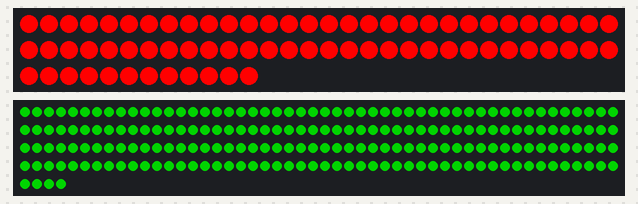
A sketch run on a simulated ESP32. On the bench: 72 RGB LEDs in strip order, left to right, continuing on the next row, 204 RGB LEDs in strip order, left to right, continuing on the next row. Dim RGB values are drawn brighter than linear.

Above: at 0.1 s.

The sketch:

topBottomConstant.ino
```cpp
#include <FastLED.h>

// DOUBLE-STRIP config
#define D_STRIP_NUM_LEDS 72
#define D_STRIP_DATA_PIN 25

// BOTTOM-STRIP config
#define B_STRIP_NUM_LEDS 204
#define B_STRIP_DATA_PIN 26

// STATE vars
CRGB dStripLeds[D_STRIP_NUM_LEDS];
CRGB bStripLeds[B_STRIP_NUM_LEDS];

void setup() {
  // D-STRIP
  FastLED.addLeds<WS2812B, D_STRIP_DATA_PIN, GRB>(dStripLeds, D_STRIP_NUM_LEDS)
  .setDither(true)
  .setCorrection(TypicalLEDStrip);

  // B-STRIP
  FastLED.addLeds<WS2812B, B_STRIP_DATA_PIN, GRB>(bStripLeds, B_STRIP_NUM_LEDS)
  .setDither(true)
  .setCorrection(TypicalLEDStrip);
  FastLED.clear();
  FastLED.setBrightness(255);
}

void loop() {
  for(int i = 0; i < D_STRIP_NUM_LEDS; i++) {
    dStripLeds[i] = CRGB::Red;
  }
  for(int i = 0; i < B_STRIP_NUM_LEDS; i++) {
    bStripLeds[i] = CRGB::Green;
  }

  FastLED.show();
  delay(100);
}
```
